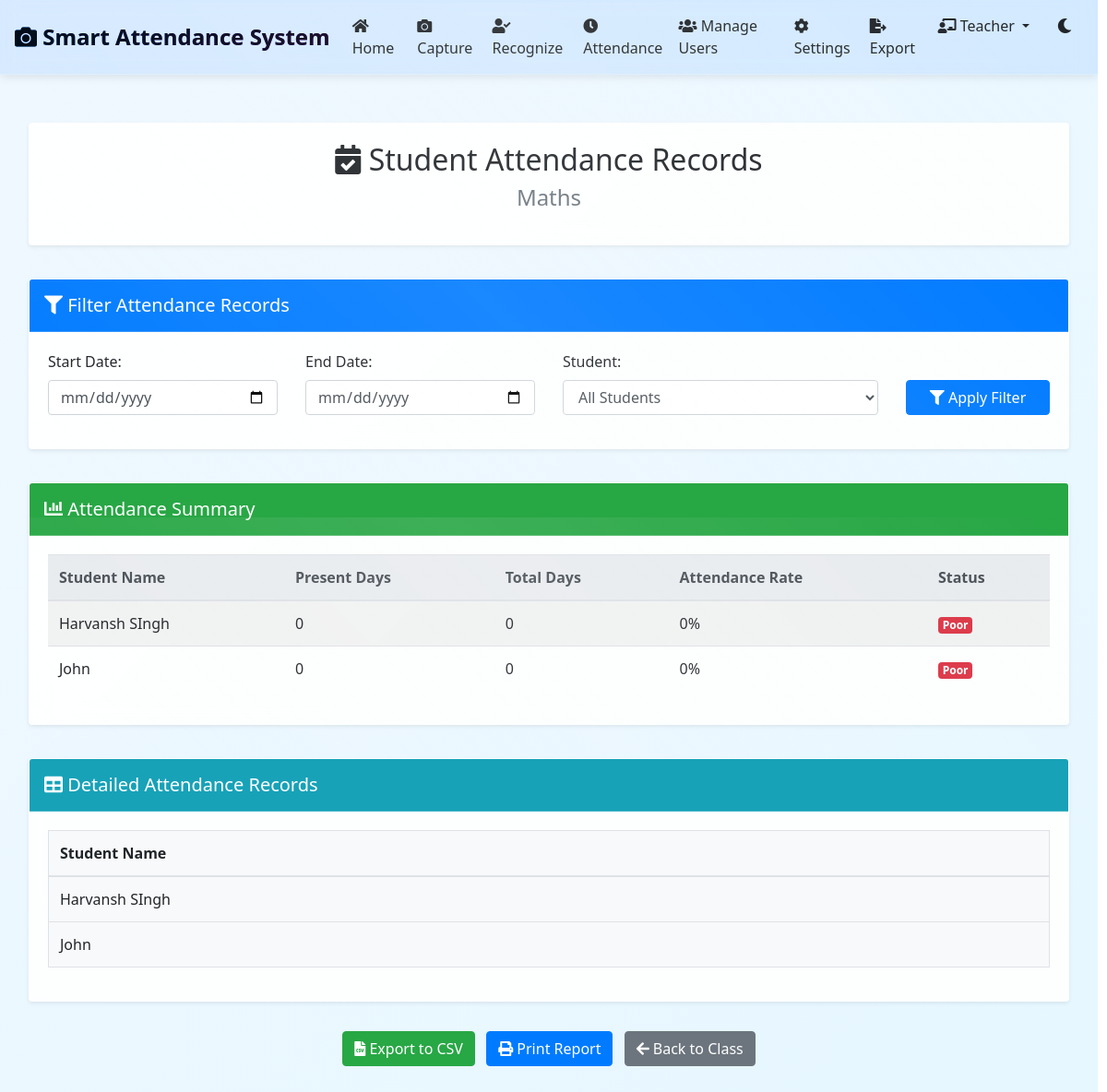
Page /teacher/class/1/student_attendance (signed in) on the committed database.
### tables this page shows
CREATE TABLE class_students (
    class_id INTEGER NOT NULL,
    student_name TEXT NOT NULL,
    added_at TIMESTAMP DEFAULT CURRENT_TIMESTAMP,
    PRIMARY KEY (class_id, student_name),
    FOREIGN KEY (class_id) REFERENCES classes (id)
);

### app.py (the view)
@app.route('/teacher/class/<int:class_id>/student_attendance')
def class_student_attendance(class_id):
    if 'teacher_id' not in session:
        flash('Please log in first.', 'warning')
        return redirect(url_for('teacher_login'))
    teacher_id = session['teacher_id']
    conn = get_db_connection()
    class_info = conn.execute('SELECT * FROM classes WHERE id = ? AND teacher_id = ?',
                           (class_id, teacher_id)).fetchone()
    if not class_info:
        conn.close()
        flash('Class not found or access denied.', 'danger')
        return redirect(url_for('manage_classes'))
    students = conn.execute('SELECT * FROM class_students WHERE class_id = ?',
                           (class_id,)).fetchall()
    student_names = [student['student_name'] for student in students]
    today = datetime.now()
    start_of_month = today.replace(day=1).strftime('%d-%m-%Y')
    end_of_month = today.strftime('%d-%m-%Y')
    attendance_records = {}
    attendance_dates = set()
    for student_name in student_names:
        query = '''
        SELECT * FROM attendance_records
        WHERE class_id = ? AND teacher_id = ? AND student_name = ?
        ORDER BY date ASC, time ASC
        '''
        student_records = conn.execute(query, (class_id, teacher_id, student_name)).fetchall()
        attendance_records[student_name] = {}
        for record in student_records:
            date = record['date']
            attendance_records[student_name][date] = record
            attendance_dates.add(date)
    sorted_dates = sorted(list(attendance_dates))
    attendance_summary = []
    for student_name in student_names:
        present_count = sum(1 for date in sorted_dates if date in attendance_records[student_name])
        attendance_rate = present_count / len(sorted_dates) * 100 if sorted_dates else 0
        student_summary = {
            'name': student_name,
            'present_count': present_count,
            'total_days': len(sorted_dates),
            'attendance_rate': round(attendance_rate, 1)
        }
        attendance_summary.append(student_summary)
    conn.close()
    return render_template('teacher/student_attendance.html',
                          class_info=class_info,
                          students=students,
                          attendance_records=attendance_records,
                          dates=sorted_dates,
                          attendance_summary=attendance_summary)

### app.py (called while the page is built)
def get_db_connection():
    conn = sqlite3.connect('attendance.db')
    conn.row_factory = sqlite3.Row
    return conn

### templates/teacher/student_attendance.html (shortened to what this page needs)
{% extends "base.html" %}
{% block content %}
<div class="container-fluid">
    <div class="row mb-4">
        <div class="col-md-12">
            <div class="card shadow-sm">
                <div class="card-body">
                    <h2 class="text-center"> Student Attendance Records</h2>
                    <h4 class="text-center text-muted">{{ class_info.name }}</h4>
                </div>
            </div>
        </div>
    </div>
    <div class="row mb-4">
        <div class="col-md-12">
            <div class="card shadow-sm">
                <div class="card-header bg-primary text-white">
                    <h5 class="mb-0"> Filter Attendance Records</h5>
                </div>
                <div class="card-body">
                    <form id="filterForm" class="row">
                        <div class="col-md-3 mb-3">
                            <label>Start Date:</label>
                        </div>
                        <div class="col-md-3 mb-3">
                            <label>End Date:</label>
                        </div>
                        <div class="col-md-4 mb-3">
                            <label>Student:</label>
                        </div>
                        <div class="col-md-2 mb-3 d-flex align-items-end">
                            <button type="button" id="applyFilter" class="btn btn-primary btn-block">
                            </button>
                        </div>
                    </form>
                </div>
            </div>
        </div>
    </div>
    <div class="row mb-4">
        <div class="col-md-12">
            <div class="card shadow-sm">
                <div class="card-header bg-success text-white">
                    <h5 class="mb-0"><i class="fas fa-chart-bar"></i> Attendance Summary</h5>
                </div>
                <div class="card-body">
                    <div class="table-responsive">
                        <table class="table table-striped table-hover">
                            <thead class="thead-light">
                                <tr>
                                    <th>Student Name</th>
                                    <th>Present Days</th>
                                    <th>Total Days</th>
                                    <th>Attendance Rate</th>
                                    <th>Status</th>
                                </tr>
                            </thead>
                            <tbody id="summary-table-body">
                                {% for summary in attendance_summary %}
                                <tr>
                                    <td>{{ summary.name }}</td>
                                    <td>{{ summary.present_count }}</td>
                                    <td>{{ summary.total_days }}</td>
                                    <td>{{ summary.attendance_rate }}%</td>
                                    <td>
                                        {% if summary.attendance_rate >= 85 %}
                                            <span class="badge badge-success">Excellent</span>
                                        {% elif summary.attendance_rate >= 75 %}
                                            <span class="badge badge-info">Good</span>
                                        {% elif summary.attendance_rate >= 60 %}
                                            <span class="badge badge-warning">Average</span>
                                        {% else %}
                                            <span class="badge badge-danger">Poor</span>
                                        {% endif %}
                                    </td>
                                </tr>
                                {% endfor %}
                            </tbody>
                        </table>
                    </div>
                </div>
            </div>
        </div>
    </div>
    <div class="row">
        <div class="col-md-12">
            <div class="card shadow-sm">
                <div class="card-header bg-info text-white">
                    <h5 class="mb-0"><i class="fas fa-table"></i> Detailed Attendance Records</h5>
                </div>
                <div class="card-body">
                    <div class="table-responsive">
                        <table class="table table-bordered table-hover" id="attendance-table">
                            <thead>
                                <tr>
                                    <th style="position: sticky; left: 0; background-color: #f8f9fa;">Student Name</th>
                                </tr>
                            </thead>
                            <tbody id="attendance-table-body">
                                {% for student in students %}
                                <tr>
                                    <td style="position: sticky; left: 0; background-color: #f8f9fa;">{{ student.student_name }}</td>
                                </tr>
                                {% endfor %}
                            </tbody>
                        </table>
                    </div>
                </div>
            </div>
        </div>
    </div>
    <div class="row mt-4 mb-5">
        <div class="col-md-12 text-center">
            <button class="btn btn-success mr-2" id="exportCSV">
                <i class="fas fa-file-csv"></i> Export to CSV
            </button>
            <button class="btn btn-primary mr-2" id="printReport">
                <i class="fas fa-print"></i> Print Report
            </button>
            <a href="{{ url_for('view_class', class_id=class_info.id) }}" class="btn btn-secondary">
                <i class="fas fa-arrow-left"></i> Back to Class
            </a>
        </div>
    </div>
</div>
{% endblock %}

### static/css/animations.css (style rules this page uses)
:root { --primary-color: #007bff; --secondary-color: #6610f2; --accent-color: #00ff88; }
.card { position: relative; transform-style: preserve-3d; transition: all 0.8s cubic-bezier(0.175, 0.885, 0.32, 1.275); margin: 0.25rem 0; }
.card::before { content: ''; position: absolute; top: 0; left: 0; width: 100%; height: 100%; background: linear-gradient(45deg, transparent, rgba(255,255,255,0.1), transparent); transform: translateY(-100%); animation: lightPass 3s infinite; }
.btn { position: relative; overflow: hidden; transition: all 0.3s ease; }
.btn::after { content: ''; position: absolute; top: -50%; left: -50%; width: 200%; height: 200%; background: radial-gradient(circle, rgba(255,255,255,0.2) 0%, transparent 50%); transform: scale(0); transition: transform 0.5s ease-out; }

### templates/base.html (style rules this page uses)
:root[data-theme="light"] { --bg-gradient: linear-gradient(135deg, #f0f8ff, #e6f7ff); --navbar-bg: rgba(0, 123, 255, 0.1); --text-color: #212529; --card-bg: rgba(255, 255, 255, 0.9); --border-color: rgba(255, 255, 255, 0.2); --scrollbar-thumb: rgba(128, 128, 128, 0.3); --scrollbar-track: transparent; }
html { margin: 0; padding: 0; height: 100%; overflow-y: scroll; overflow-x: hidden; position: relative; scrollbar-gutter: stable; }
body { font-family: 'Segoe UI', Tahoma, Geneva, Verdana, sans-serif; margin: 0; padding: 0; min-height: 100vh; background: var(--bg-gradient); color: var(--text-color); position: relative; overflow-x: hidden; transition: background 0.3s ease, color 0.3s ease; }
* { scrollbar-width: thin; scrollbar-color: #888 #f1f1f1; }
.card { background: var(--card-bg); backdrop-filter: blur(10px); border: 1px solid var(--border-color); margin-bottom: 0.5rem; color: var(--text-color); }
.card-header { padding: 1rem; border-bottom: 1px solid var(--border-color); }
.btn-primary { background-color: #007bff; border-color: #007bff; color: #ffffff; }
.table { color: #212529; }

### templates/teacher/student_attendance.html (style rules this page uses)
.table-responsive { overflow-x: auto; }
td[style*="position: sticky"] { z-index: 1; box-shadow: 2px 0 5px -2px rgba(0,0,0,0.1); }

### rows in the picture
class_students: student_name "Harvansh SIngh"
class_students: student_name "John"
